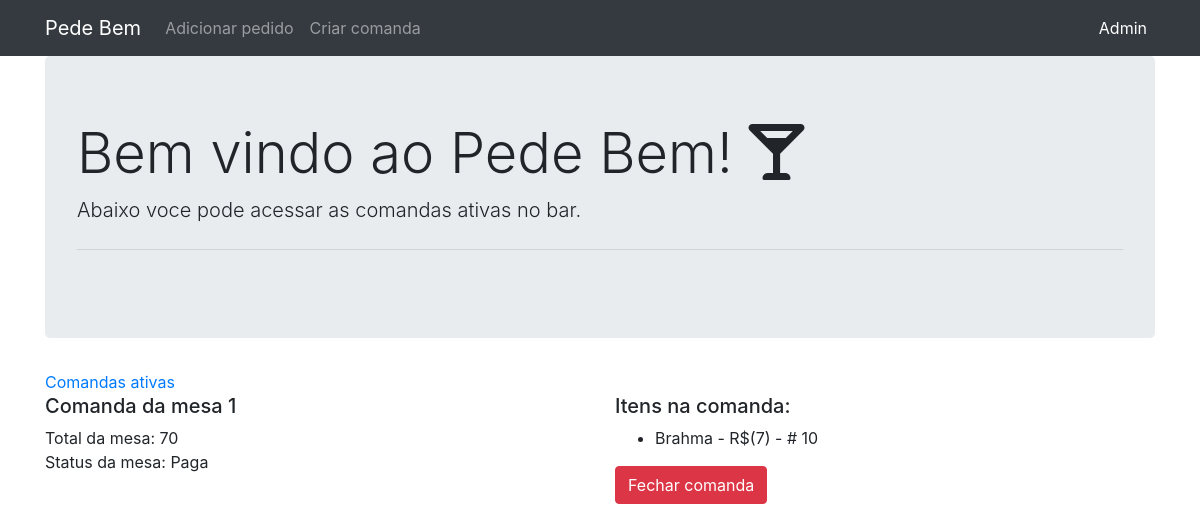
The page /comandas/11 on the database its author committed.
### bar/models.py (models this page shows, shortened)
class Comanda(models.Model):
    mesa = models.ForeignKey(Mesa, on_delete=models.CASCADE)
    funcionario = models.ForeignKey(Funcionario, on_delete=models.CASCADE)
    itens = models.ManyToManyField(Item, through='ComandaItens', verbose_name="Itens na comanda")
    total = models.IntegerField(blank=True, null=True)
    status = models.CharField(choices=STATUS_COMANDA_CHOICES, max_length=20, blank=True, null=True)
    def __str__(self) -> str:
        return "Comanda da mesa " + self.mesa.nome

class Mesa(models.Model):
    nome = models.TextField(max_length=20)

class ComandaItens(models.Model):
    comanda = models.ForeignKey(Comanda, on_delete=models.CASCADE)
    item = models.ForeignKey(Item, on_delete=models.CASCADE)
    quantidade = models.IntegerField()
    class Meta:
        verbose_name_plural = "Comanda Itens"

class Item(models.Model):
    nome = models.TextField(max_length=256)
    preco = models.IntegerField()
    def __str__(self) -> str:
        return self.nome
    class Meta:
        verbose_name_plural = "Itens"

### bar/views.py (the view)
# urls.py: path('comandas/<int:pk>', ComandaDetailView.as_view(), name='comandas_detail'),
class ComandaDetailView(generic.DetailView):
    model = Comanda
    def get_context_data(self, **kwargs):
        comanda = get_object_or_404(Comanda, pk=self.kwargs['pk'])
        comanda_itens = ComandaItens.objects.all().filter(comanda=comanda)
        context = super(ComandaDetailView, self).get_context_data(**kwargs)
        context['comanda'] = comanda
        context['comanda_itens'] = comanda_itens
        return context

### templates/bar/comanda_detail.html
{% extends "../index.html" %}
{% block content %}
<div class="row">
  <div class="col-md-6">
    <h5 class="display-7">{{comanda}}</h5>
    <div class="row">
      <div class="col-md-8">Total da mesa: {{comanda.total}}</div>
      <div class="col-md-8">Status da mesa: {{comanda.status}} </div>
    </div>
  </div>
  <div class="col-md-6">
    {% if comanda %}
    <h5 class="display-8">Itens na comanda:</h5>
    <div class="row">
      <div class="col-sm-6">
        <ul>
      {% for item in comanda_itens %}
          <li>
            {{item.item}} - R$({{item.item.preco}}) - # {{ item.quantidade }}
          </li>
          {% endfor %}
        </ul>
      </div>
    </div>
  <form action="{% url 'comandas_fechar' comanda.pk %}" method='GET'>
  <button type="submit" class="btn btn-danger btn-md" role="button">Fechar comanda</button>
  </form>
  {% endif %}
</div>
</div>
{% endblock %}

### rows shown on the page
Comanda: mesa.nome "Comanda da mesa 1", total "70", status "Paga"
ComandaItens: item "Brahma", item.preco "7", quantidade "10"
